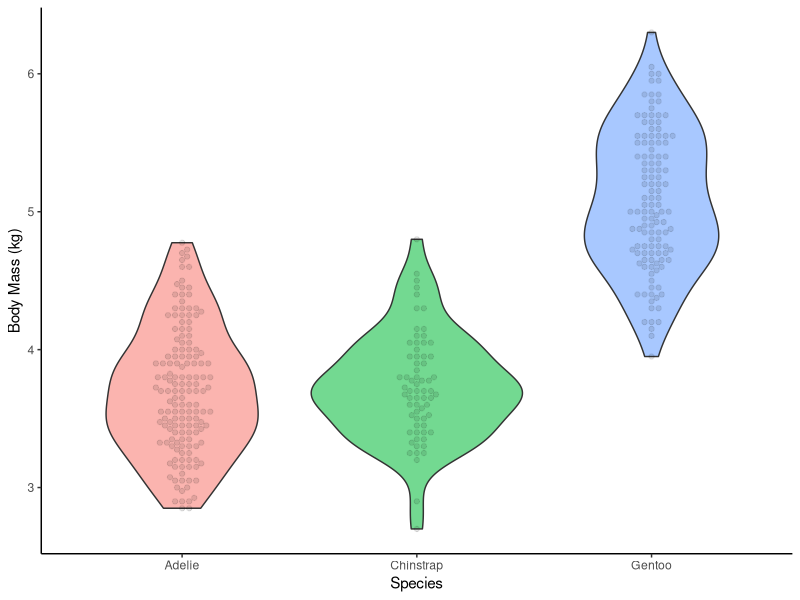

The R script that drew this image:
## ---- chunk 1
knitr::opts_chunk$set(echo = TRUE)

library(tidyverse)
library(palmerpenguins)
library(ggbeeswarm)

## ---- chunk 2
ggplot(penguins, aes(x = species, y = body_mass_g / 1000)) +
  geom_violin(aes(fill = species, alpha = 0.3), show.legend = F) +
  geom_beeswarm(alpha = 0.1) +
  theme_classic() +
  labs(x = "Species", y = "Body Mass (kg)")
  
